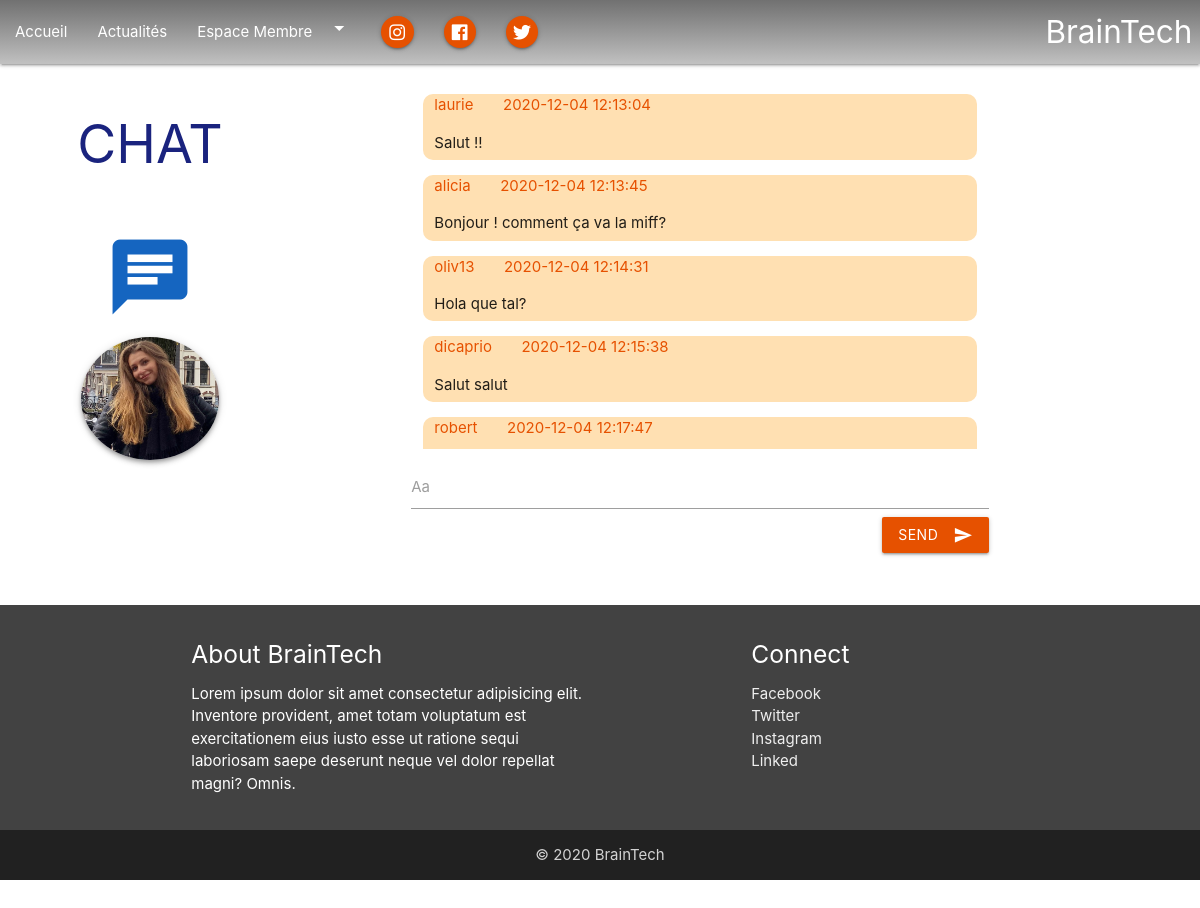
/discussion.php (signed in), run on the app's committed database.
### tables this page shows
CREATE TABLE `messages` (
  `id` int(11) NOT NULL,
  `message` varchar(140) NOT NULL,
  `id_utilisateur` int(11) NOT NULL,
  `date` datetime NOT NULL
);

CREATE TABLE `utilisateurs` (
  `id` int(11) NOT NULL,
  `login` varchar(255) NOT NULL,
  `password` varchar(255) NOT NULL
);

### discussion.php (the view, shortened to what this page needs)
<?php
$bdd = getPdo();
$data = $bdd->prepare('SELECT message, login ,date  FROM messages INNER JOIN utilisateurs ON messages.id_utilisateur = utilisateurs.id ORDER BY date');
$data->execute();
$result = $data->fetchAll(PDO::FETCH_ASSOC);
?>
<html lang="en">
<head>
  <link rel="stylesheet" href="discussion.css">
  <link rel="stylesheet" href="https://use.fontawesome.com/releases/v5.0.13/css/all.css">
  <link rel="stylesheet" href="https://cdnjs.cloudflare.com/ajax/libs/materialize/1.0.0-beta/css/materialize.min.css">
</head>
<body>
  <header>
    <?php include("nav.php"); ?>
  </header>
  <main>
    <section class="section container-fluid">
      <div class="row ">
      <div class="col s12 l3 ">
        <h2 class=" indigo-text text-darken-4 center-align">CHAT</h2><br>
        <p class="center-align"><i class="large material-icons blue-text text-darken-3">chat</i></p>
        <p class="center-align"><img src="ressources/photo.jpg" alt="" class="circle z-depth-2 responsive-img center-align"></p>
        </div>
        <div class="col s12 l6 offset-l1">
        <div class="scroller">
          <?php
          foreach ($result as $key => $value) {
            echo "<div class=\"orange lighten-4\">";
            echo "<p class=\" orange-text text-darken-4 \">" . $value['login'] . " &nbsp &nbsp &nbsp " . $value['date'] . "</p>" . $value['message'] .
              "</div>";
          }
          ?>
          </div>
          <form action="discussion.php" method="POST">
            <div class="input-field">
              <textarea name="message" class="materialize-textarea" rows="5" cols="33" required></textarea>
              <label for="textarea1">Aa</label>
              <button class="btn waves-effect waves-light orange darken-4 right" name="submit"><span>Send</span><i class="material-icons right">send</i></button>
            </div><br>
          </form>
        </div>
      </div>
    </section>
  </main>
  <footer>
    <?php include("footer.php"); ?>
  </footer>
</body>
</html>

### nav.php (shortened to what this page needs)
<nav class="nav-wrapper transparent">
    <div class="container-fluid">
        <ul class="left hide-on-med-and-down">
            <li><a href="index.php">Accueil</a></li>
            <li><a href="#services">Actualités</a></li>
            <li><a class="dropdown-trigger" href="#!" data-target="dropdown1">Espace Membre<i
                        class="material-icons right">arrow_drop_down</i></a></li>
            <li><a href="#" class="tooltipped btn-floating btn-small orange darken-4" data-tooltip="Instagram">
                    <i class="fab fa-instagram"></i>
                </a></li>
            <li><a href="#" class="tooltipped btn-floating btn-small orange darken-4" data-tooltip="Facebook">
                    <i class="fab fa-facebook"></i>
                </a></li>
            <li><a href="#" class="tooltipped btn-floating btn-small orange darken-4" data-tooltip="Twitter">
                    <i class="fab fa-twitter"></i>
                </a></li>
        </ul>
        <a href="" class="right brand-logo">BrainTech</a>
    </div>
</nav>

### footer.php
<footer class="page-footer grey darken-3">
    <div class="container">
      <div class="row">
        <div class="col s12 l6">
          <h5>About BrainTech</h5>
          <p>Lorem ipsum dolor sit amet consectetur adipisicing elit. Inventore provident, amet totam voluptatum est
            exercitationem eius iusto esse ut ratione sequi laboriosam saepe deserunt neque vel dolor repellat magni?
            Omnis.</p>
        </div>
        <div class="col s12 l4 offset-l2">
          <h5>Connect</h5>
          <ul>
            <li><a href="" class="grey-text text-lighten-3">Facebook</a></li>
            <li><a href="" class="grey-text text-lighten-3">Twitter</a></li>
            <li><a href="" class="grey-text text-lighten-3">Instagram</a></li>
            <li><a href="" class="grey-text text-lighten-3">Linked</a></li>
          </ul>
        </div>
      </div>
    </div>
    <div class="footer-copyright grey darken-4">
      <div class="container center-align">&copy; 2020 BrainTech</div>
    </div>
  </footer>

### discussion.css (style rules this page uses)
header { background-image: linear-gradient(to bottom, #717171, #848484, #989898, #acacac, #c1c1c1); }
.responsive-img { width: 50%; }
.orange.lighten-4 { border-radius: 10px; padding-left: 2%; padding-bottom: 1%; margin: 2%; }
.scroller { height: 370px; overflow-y: scroll; }
.scroller { border-radius: 5px; }

### data on the page
messages: id_utilisateur.login "laurie", date "2020-12-04 12:13:04", message "Salut !!"
messages: id_utilisateur.login "alicia", date "2020-12-04 12:13:45", message "Bonjour ! comment ça va la miff?"
messages: id_utilisateur.login "oliv13", date "2020-12-04 12:14:31", message "Hola que tal?"
messages: id_utilisateur.login "dicaprio", date "2020-12-04 12:15:38", message "Salut salut"
messages: id_utilisateur.login "robert", date "2020-12-04 12:17:47"
